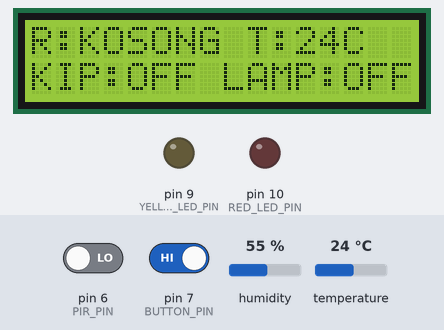
Bench run of a sketch on a simulated Arduino Uno, built with avr-gcc and run on an emulated ATmega328P. Shown: 16×2 character LCD, output pins drawn as LEDs (lit = HIGH). Inputs (shaded band) come from the test bench; at power-on: pin 6 (PIR_PIN) LOW, pin 7 (BUTTON_PIN) HIGH, temperature 24 °C, humidity 55 %. What the sketch prints to the serial monitor is not drawn.

Above: at 1.2 s.
1.3 s: pin 6 (PIR_PIN) driven HIGH
At 2.9 s:
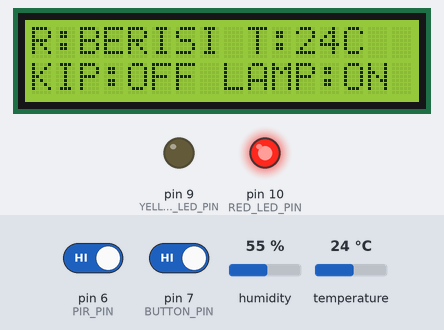
3.2 s: pin 7 (BUTTON_PIN) driven LOW
6.9 s: temperature set to 28 °C
At 8.1 s:
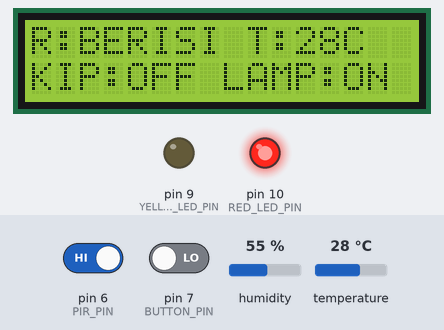
9.0 s: temperature set to 31 °C
At 10.3 s:
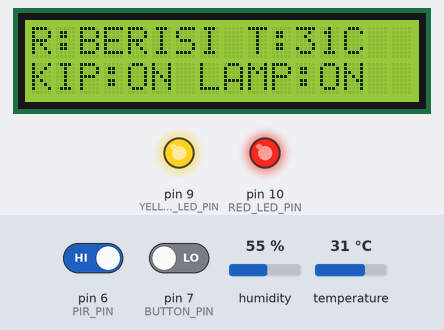
10.7 s: pin 6 (PIR_PIN) driven LOW
At 11.4 s:
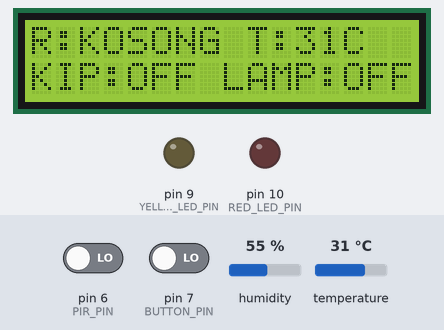
12.3 s: temperature set to 12 °C
At 13.6 s:
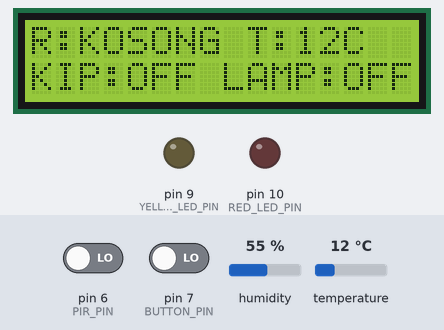
Timing chart, 0 to 15.0 s (numbered marks = the images above; inputs shaded):
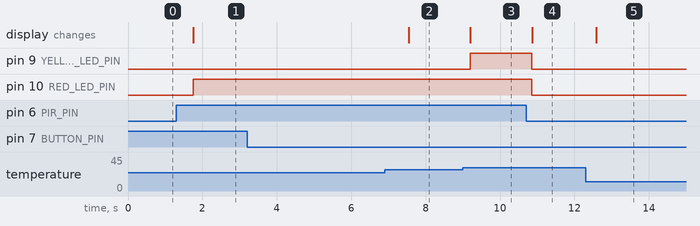

The sketch:

tugas2.ino
```cpp
#include <LiquidCrystal.h>
#include <dht11.h>

#define DHT11_PIN 8
#define BUTTON_PIN 7
#define PIR_PIN 6
#define YELLOW_LED_PIN 9
#define RED_LED_PIN 10

dht11 DHT11;
int count = 0;
bool is_on = false;
LiquidCrystal lcd(12, 11, 5, 4, 3, 2);
String line1;
String line2;
bool is_Kipas;
bool is_Lampu;

void setup()
{
  Serial.begin(1200);

  lcd.begin(16, 2);
  lcd.setCursor(0, 0);
  lcd.print("ikan");

  pinMode(RED_LED_PIN, OUTPUT);
  pinMode(YELLOW_LED_PIN, OUTPUT);
  pinMode(PIR_PIN, INPUT);
  pinMode(BUTTON_PIN, INPUT_PULLUP);
}

void setLines(bool state, float temp, bool kipas, bool lampu)
{
  String stateStr;
  if (state == 1)
  {
    stateStr = "BERISI";
  }
  else
  {
    stateStr = "KOSONG";
  }

  String kipasStr = kipas ? "ON" : "OFF";
  String lampuStr = lampu ? "ON" : "OFF";

  line1 = "R:" + stateStr + " T:" + String(temp, 0) + "C";
  line2 = "KIP:" + kipasStr + " LAMP:" + lampuStr;
}

void loop()
{
  count += 1;
  if (!is_on)
  {
    scan(&is_on);
    count = 0;
  }

  if (!digitalRead(BUTTON_PIN))
  {
    scan(&is_on);
    count = 0;
  }

  delay(100);
  if (count == 100)
  {
    scan(&is_on);
    count = 0;
  }

  delay(700);

  // lcd.clear();
}

void scan(bool *is_on)
{
  lcd.clear();
  int pir = digitalRead(PIR_PIN);

  int chk = DHT11.read(DHT11_PIN);
  float temp = (float)DHT11.temperature;
  float tempThreshold = 30.0;

  Serial.print("Scanning PIR: ");
  Serial.println(pir);
  if (pir == HIGH)
  {
    digitalWrite(RED_LED_PIN, HIGH);
    is_Lampu = true;
    if (temp >= tempThreshold)
    {
      digitalWrite(YELLOW_LED_PIN, HIGH);
      is_Kipas = true;
    }
    *is_on = true;
  }
  else
  {
    digitalWrite(RED_LED_PIN, LOW);
    digitalWrite(YELLOW_LED_PIN, LOW);
    is_Lampu = false;
    is_Kipas = false;
    *is_on = false;
  }

  setLines(pir, temp, is_Kipas, is_Lampu);

  lcd.setCursor(0, 0);
  lcd.print(line1);
  lcd.setCursor(0, 1);
  lcd.print(line2);

  Serial.print("TEMP: ");
  Serial.println(temp);
}
```

Measured:
- the behaviour switches between 29 and 30 °C on temperature (found by bisection; images 2 and 3)
- after the input at 1.3 s, pin 10 (RED_LED_PIN): LOW → HIGH after 0.45 s; the display: changes after 0.46 s (image 1)
- after the input at 3.2 s, every drawn part: stays the same
- after the input at 6.9 s, the display: changes after 0.64 s (image 2)
- after the input at 9.0 s, pin 9 (YELLOW_LED_PIN): LOW → HIGH after 0.20 s; the display: changes after 0.20 s (image 3)
- after the input at 10.7 s, pin 9 (YELLOW_LED_PIN), pin 10 (RED_LED_PIN): HIGH → LOW after 0.16 s; the display: changes after 0.16 s (image 4)
- after the input at 12.3 s, the display: changes after 0.29 s (image 5)
